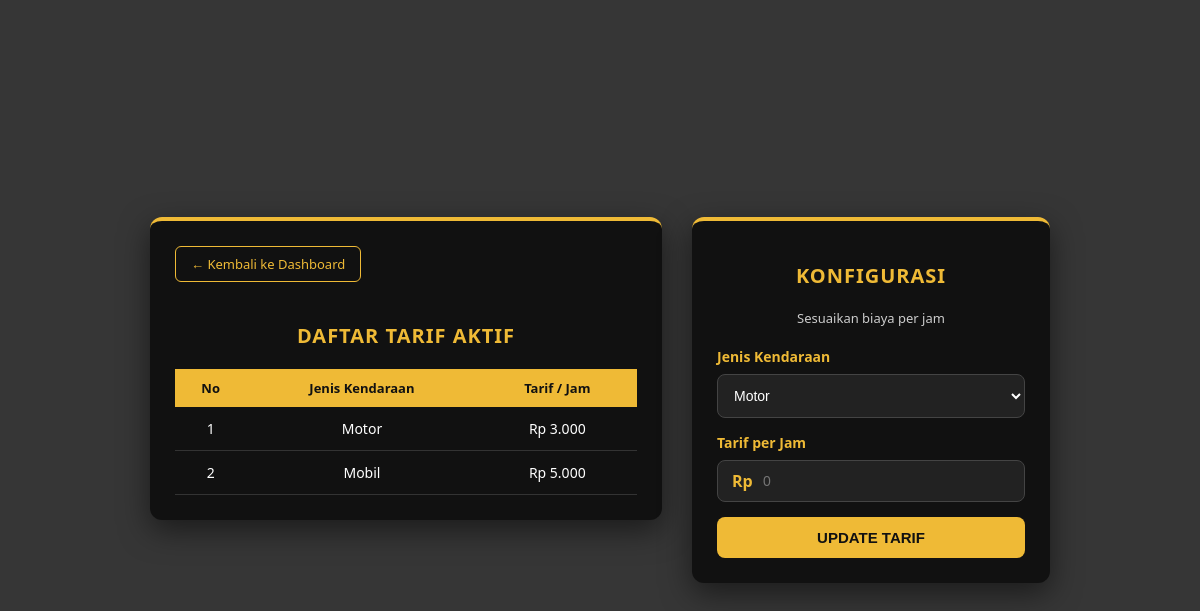
/views/admin/tarif.php (signed in), run on the app's committed database.
### tables this page shows
CREATE TABLE `tb_tarif` (
  `id_tarif` int(55) NOT NULL,
  `jenis_kendaraan` enum('motor','mobil') NOT NULL,
  `tarif_per_jam` decimal(10,0) NOT NULL
);

### views/admin/tarif.php (the view, shortened to what this page needs)
<!DOCTYPE html>
<html lang="id">
<head>
</head>
<body>
<div class="main-wrapper">
    <div class="table-container">
        <a href="dashboardmin.php" class="btn-back">← Kembali ke Dashboard</a>
        <h3>Daftar Tarif Aktif</h3>
        <table>
            <thead>
                <tr>
                    <th>No</th>
                    <th>Jenis Kendaraan</th>
                    <th>Tarif / Jam</th>
                </tr>
            </thead>
            <tbody>
                <?php
                include '../../Models/m_koneksi.php';
                $koneksi = $conn->koneksi;
                $no = 1;
                $tampil = mysqli_query($koneksi, "SELECT * FROM tb_tarif");
                if(mysqli_num_rows($tampil) > 0) {
                    while($r = mysqli_fetch_array($tampil)):
                    ?>
                    <tr>
                        <td><?= $no++; ?></td>
                        <td style="text-transform: capitalize;"><?= $r['jenis_kendaraan']; ?></td>
                        <td>Rp <?= number_format($r['tarif_per_jam'], 0, ',', '.'); ?></td>
                    </tr>
                    <?php
                    endwhile;
                } else {
                    echo "<tr><td colspan='3'>Kosong</td></tr>";
                }
                ?>
            </tbody>
        </table>
    </div>
    <div class="container">
        <h2>Konfigurasi</h2>
        <p>Sesuaikan biaya per jam</p>
        <form action="../../Controller/tarif_c.php?action=simpan" method="POST">
            <div class="form-group">
                <label>Jenis Kendaraan</label>
                <select name="jenis_kendaraan">
                    <option value="motor">Motor</option>
                </select>
            </div>
            <div class="form-group">
                <label>Tarif per Jam</label>
                <div class="input-wrapper">
                    <span>Rp</span>
                    <input type="number" name="tarif_per_jam" placeholder="0" required>
                </div>
            </div>
            <button type="submit" class="btn-save">Update Tarif</button>
        </form>
    </div>
</div>
</body>
</html>

### views/admin/tarif.php (style rules this page uses)
body { font-family: 'Segoe UI', Tahoma, sans-serif; background-color: #363636; margin: 0; display: flex; justify-content: center; align-items: center; min-height: 100vh; }
.main-wrapper { display: flex; gap: 30px; width: 90%; max-width: 900px; align-items: flex-start; }
.table-container { flex: 1.5; background: #111; padding: 25px; border-radius: 12px; border-top: 4px solid #EFBA36; box-shadow: 0 10px 30px rgba(0, 0, 0, 0.5); }
.container { flex: 1; background-color: #111111; padding: 25px; border-radius: 12px; box-shadow: 0 10px 30px rgba(0, 0, 0, 0.5); border-top: 4px solid #EFBA36; }
h2, h3 { color: #EFBA36; text-align: center; margin-bottom: 20px; font-size: 20px; text-transform: uppercase; letter-spacing: 1px; }
p { color: #ccc; text-align: center; font-size: 13px; margin-bottom: 20px; }
form { display: flex; flex-direction: column; gap: 15px; }
.form-group { display: flex; flex-direction: column; gap: 8px; }
label { color: #EFBA36; font-weight: 600; font-size: 14px; }
input, select { background-color: #222; border: 1px solid #444; color: white; padding: 12px; border-radius: 8px; font-size: 14px; outline: none; }
.input-wrapper { position: relative; display: flex; align-items: center; }
.input-wrapper span { position: absolute; left: 15px; color: #EFBA36; font-weight: bold; }
.input-wrapper input { padding-left: 45px; width: 100%; box-sizing: border-box; }
.btn-save { background-color: #EFBA36; color: #111; padding: 12px; border: none; border-radius: 8px; font-size: 15px; font-weight: bold; cursor: pointer; text-transform: uppercase; transition: 0.3s; }
.btn-back { display: inline-block; text-decoration: none; color: #EFBA36; border: 1px solid #EFBA36; padding: 8px 15px; border-radius: 6px; font-size: 13px; margin-bottom: 20px; transition: 0.3s; }
table { width: 100%; border-collapse: collapse; color: white; }
th { background: #EFBA36; color: #111; padding: 10px; font-size: 13px; }
td { padding: 12px; border-bottom: 1px solid #333; text-align: center; font-size: 14px; }

### data on the page
tb_tarif: jenis_kendaraan "Motor", tarif_per_jam "3.000"
tb_tarif: jenis_kendaraan "Mobil", tarif_per_jam "5.000"
